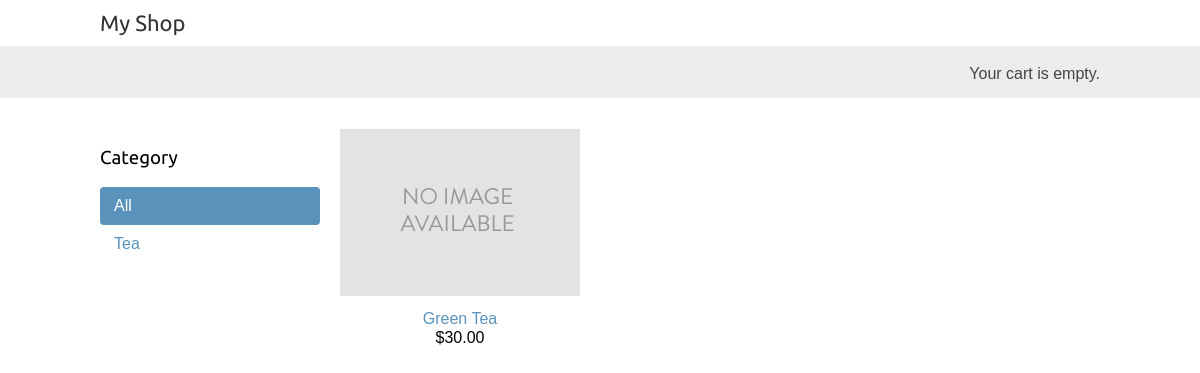
The page / on the database its author committed.
### shop/models.py (models this page shows, shortened)
class Category(models.Model):
    name = models.CharField(max_length=200)
    slug = models.SlugField(max_length=200, unique=True)
    class Meta:
        ordering = ['name']
        indexes = [
            models.Index(fields=['name']),
        ]
        verbose_name = 'category'
        verbose_name_plural = 'categories'
    def get_absolute_url(self):
        return reverse('shop:product_list_by_category', args=[self.slug])

class Product(models.Model):
    category = models.ForeignKey(Category, related_name='products', on_delete=models.CASCADE)
    name = models.CharField(max_length=200)
    slug = models.SlugField(max_length=200)
    image = models.ImageField(upload_to='products/%Y/%m/%d', blank=True)
    description = models.TextField(blank=True)
    price = models.DecimalField(max_digits=10, decimal_places=2)
    available = models.BooleanField(default=True)
    created = models.DateTimeField(auto_now_add=True)
    updated = models.DateTimeField(auto_now=True)
    class Meta:
        ordering = ['name']
        indexes = [
            models.Index(fields=['id', 'slug']),
            models.Index(fields=['name']),
            models.Index(fields=['-created']),
        ]
    def get_absolute_url(self):
        return reverse('shop:product_detail', args=[self.id, self.slug])

### shop/views.py (the view)
# urls.py: path('', views.product_list, name='product_list'),
def product_list(request, category_slug=None):
    category = None
    categories = Category.objects.all()
    products = Product.objects.filter(available=True)
    if category_slug:
        category = get_object_or_404(Category, slug=category_slug)
        products = products.filter(category=category)
    return render(request,
                  'shop/product/list.html',
                  {'category': category,
                   'categories': categories,
                   'products': products})

### shop/templates/shop/product/list.html (shortened to what this page needs)
{% extends 'shop/base.html' %}
{% load static %}
{% block content %}
    <div id="sidebar">
        <h3>Category</h3>
        <ul>
            <li {% if not category %}class="selected"{% endif %}>
                <a href="{% url 'shop:product_list' %}">All</a>
            </li>
            {% for c in categories %}
                <li  >
                    <a href="{{ c.get_absolute_url }}">{{ c.name }}</a>
                </li>
            {% endfor %}
        </ul>
    </div>
    <div id="main" class="product-list">
        {% for product in products %}
            <div class="item">
                <a href="{{ product.get_absolute_url }}">
                    <img alt="" src="{% if product.image %}{{ product.image.url }}
                        {% else %}
                            {% static 'img/no_image.png' %}{% endif %}">
                </a>
                <a href="{{ product.get_absolute_url }}">{{ product.name }}</a>
                <br>
                ${{ product.price }}
            </div>
        {% endfor %}
    </div>
{% endblock %}

### shop/templates/shop/base.html (shortened to what this page needs)
{% load static %}
<!doctype html>
<html lang="en">
<head>
    <link href="{% static 'css/base.css' %}" rel="stylesheet">
</head>
<body>
    <div id="header">
        <a href="/" class="logo">My Shop</a>
    </div>
    <div id="subheader">
        <div class="cart">
            Your cart is empty.
        </div>
    </div>
    <div id="content">
        {% block content %}
        {% endblock %}
    </div>
</body>
</html>

### shop/static/css/base.css (style rules this page uses)
body { margin: 0; padding: 0; font-family: helvetica, sans-serif; }
h1, h2, h3, h4, h5, h6 { font-family: 'Ubuntu', sans-serif; font-weight: normal; }
a { text-decoration: none; color: #5993bb; }
#header { padding: 10px 100px; font-size: 18px; overflow: auto; }
#subheader { background: #ececec; color: #444; padding: 15px 100px; overflow: auto; }
#header .logo { font-family: 'Ubuntu', sans-serif; float: left; color: #333; font-size: 22px; margin-right: 10%; }
#subheader .cart { float: right; padding-top: 4px; }
#content { padding: 0 100px; overflow: hidden; }
#sidebar { width: 220px; padding: 30px 20px 0 0; float: left; }
#sidebar ul { margin: 0; padding: 0; }
#sidebar ul li { margin: 0; list-style: none; padding: 10px 14px; }
#sidebar ul li a { display: block; }
#sidebar ul li.selected { background: #5993bb; border-radius: 4px; }
#sidebar ul li.selected a { color: #fff; }
#main { float: left; width: 96%; margin-right: -220px; overflow: hidden; }
.product-list .item { width: 25%; padding: 10px 20px 10px 0; float: left; text-align: center; line-height: 1.2; }
.product-list .item img { width: 100%; margin-bottom: 8px; }

### rows shown on the page
Category: name "Tea"
Product: name "Green Tea", price "30.00"
